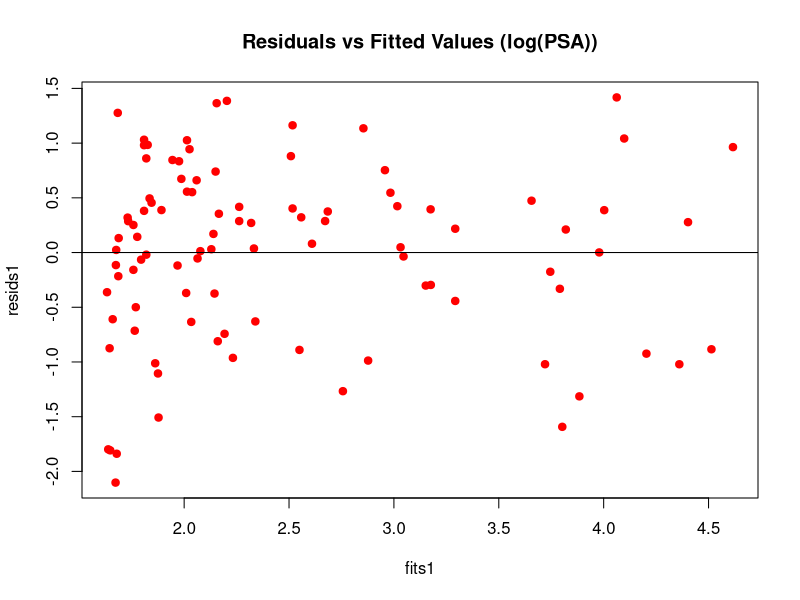
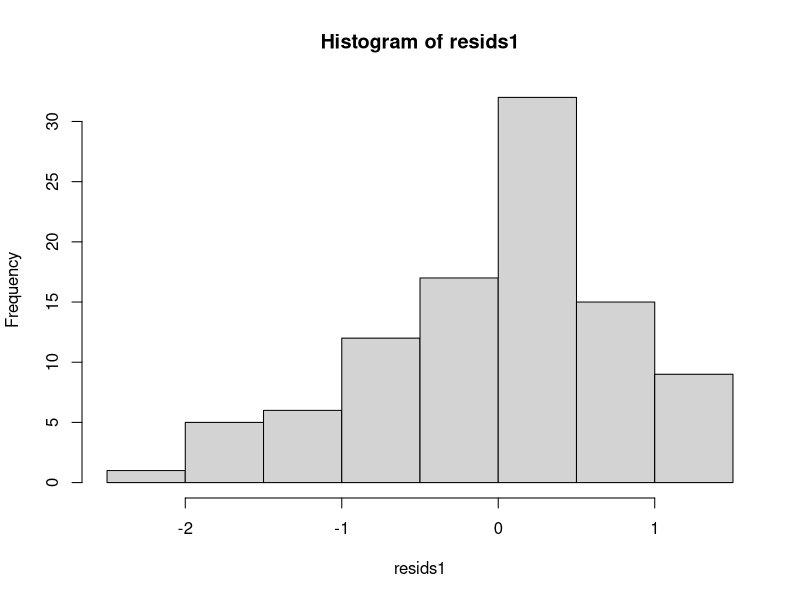
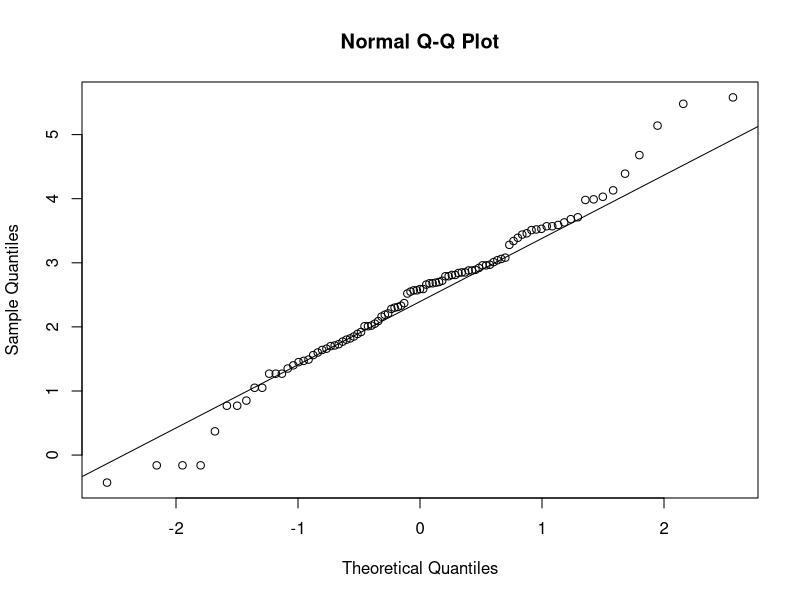

Write the R code that produced these figures, in order.
mydata=read.csv("PSAdata.csv") 
attach(mydata)
head(mydata)
summary(mydata)
install.packages("nortest")
library(nortest)

#In order to use a multiple linear regression model for the data, we assume the error terms in the actual 
#population are identically normally distributed around the linear model of the population (all normally distributed with mean 0 and the same variance).
#To check these assumptions, we check if the error terms (residuals) in our model have a mean of zero and constant variance.
#In addition, independent variables (volume and invastion) and dependent variables (log(PSA)) must have a linear relationship.
#I first look at the plot of residuals vs fitted values:

VSq=volume^2 
LPSA=log(PSA)
model1=lm(LPSA~volume+invasion+VSq)
resids1=model1$residuals
fits1=model1$fitted
plot(resids1~fits1,col="red",pch=19,main="Residuals vs Fitted Values (log(PSA))")
abline(h=0)

#The plot of residuals versus fitted values (image shown in README file) are
#scattered randomly above and below the zero line, with no clear curvature or pattern away from this line. So, 
#assuming a linear relationship between volume and invasion and log(PSA) seems reasonable.
#The plot also supports our assumption of constant variance as well, as it  looks  as  if  the  data  isspread in moderately equally width bands above and below zero


#In addition, it seems reasonable to assume the residuals have a mean of zero (the number of residuals above zero look roughly equal to the number of those below and
#there's no clear indication of a pattern). To further check this assumption, I look at the histogram of residuals:

hist(resids1)

#The histogram of residuals looks to be centered at zero.

#The  histogram  of  the  residuals  look  somewhat  bell-shaped  (like  a  normal  distribution),  which  may support the assumption of normality for random errors.
#To better check the assumption of normality, we perform a Anderson-Darling Test.  In this hypothesis test, 
#our null hypothesis is that the data is consistent with normality, and our alternative hypothesis is that the data is not consistent with normality.

ad.test(resids1) #p-value=0.03, so at signicance level 0.05, we reject the null hypothesis in favor of the alternative
#and conclude the data is not consistent with normality. Practically, however, this p-value is rather borderline and close to 0.05, 
#so I look to the normal probability plot:

qqnorm(LPSA)
qqline(LPSA) #Graph of quantiles of residuals of the sample plotted against quantiles residuals we would expect to see in a sample of the same size that was perfectly normal

#The sample residuals are centered close to the line, especially between quantiles -1 and 1.  
#Additionally, it looks as if an equal amount of data lies below the line as above.  Thus, we can assume normality (but cautiously).

#An additional assumption for the use of this model is that errors are mutually independent from one another, and data was taken from a random process.
#We assume data was taken from random process. Mutual independence also seems reasonable to assume  as it would make sense that one individuals’PSA, and thus log(PSA), falling below or above the linear model
#would have no affect on another individuals’PSA,and thus log(PSA), falling below or above the linear model.
